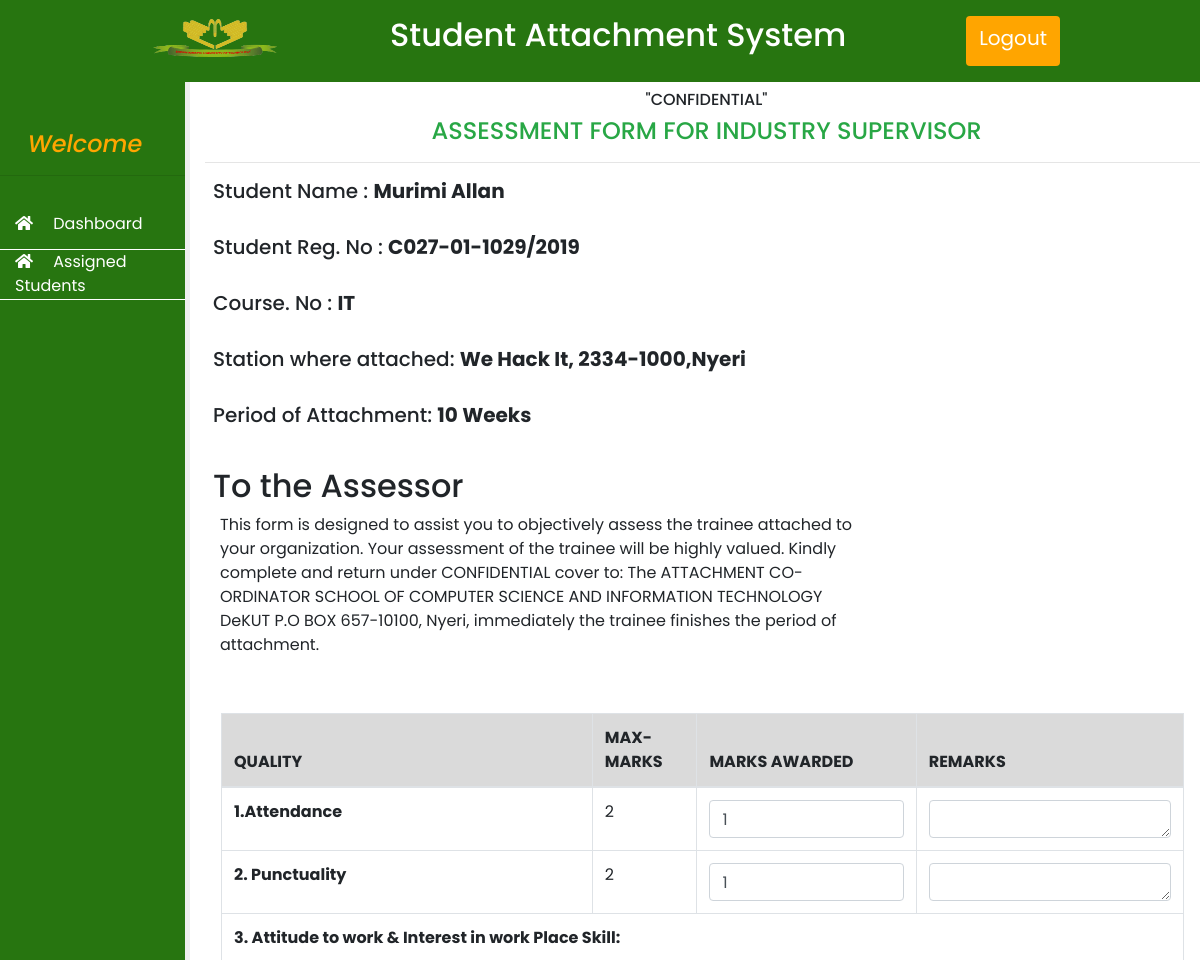
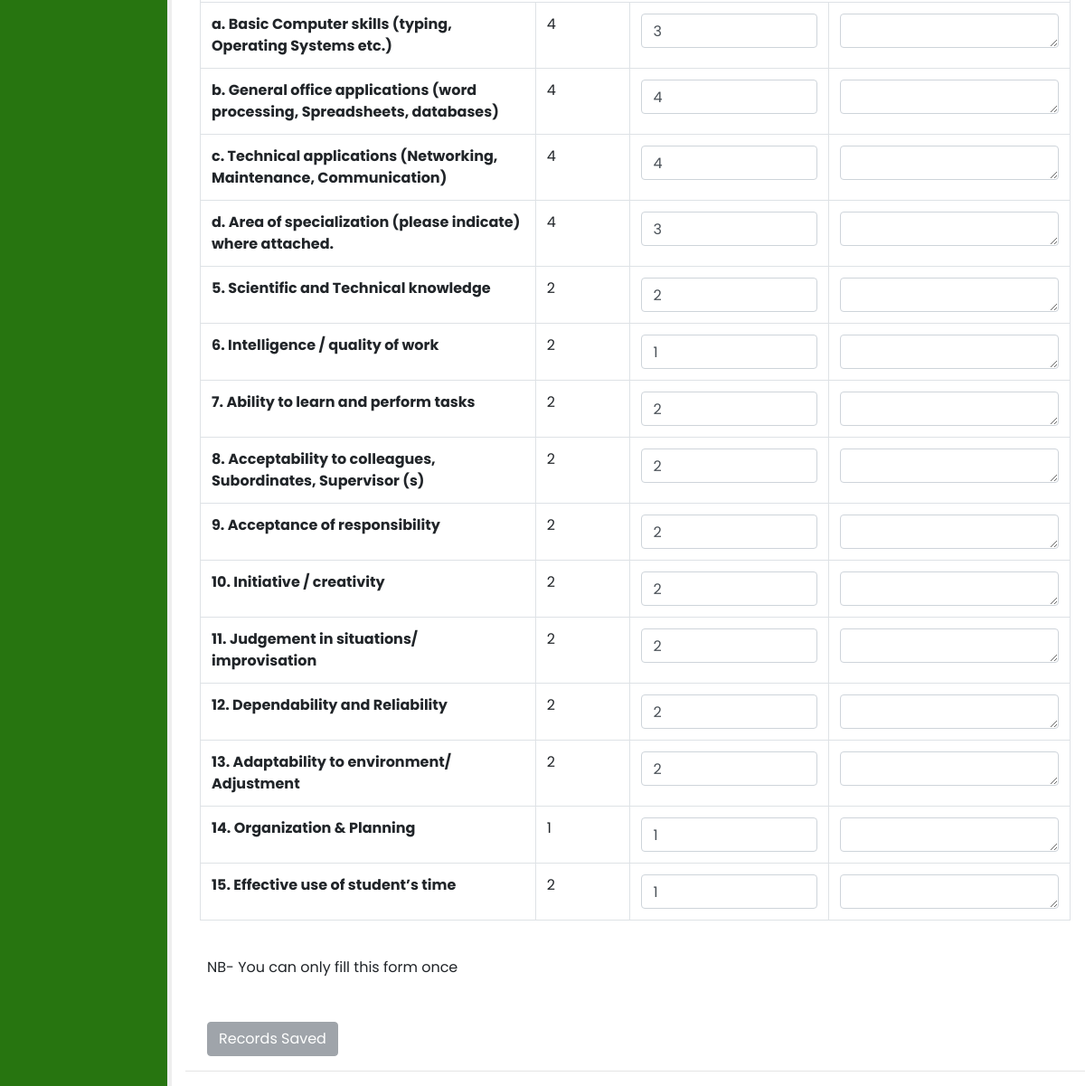
The app's page /users/companysupervisor/assess.php?studentid=344242951 (signed in) with its own data (2 pictures, top to bottom).
### tables this page shows
CREATE TABLE `students` (
  `id` int(11) NOT NULL,
  `uniqueid` varchar(255) NOT NULL,
  `fname` varchar(255) NOT NULL,
  `lname` varchar(255) NOT NULL,
  `regno` varchar(255) NOT NULL,
  `password` varchar(255) NOT NULL,
  `supervisor` varchar(200) NOT NULL DEFAULT '',
  `csupervisor` varchar(200) NOT NULL DEFAULT '',
  `course` varchar(200) NOT NULL,
  `year` int(11) NOT NULL
);

CREATE TABLE `tbl_registered_attachments` (
  `id` int(11) NOT NULL,
  `studentid` varchar(200) NOT NULL,
  `companyname` varchar(200) NOT NULL,
  `companylocation` varchar(200) NOT NULL,
  `companyaddress` varchar(200) NOT NULL,
  `companycontact` varchar(200) NOT NULL,
  `role` varchar(200) NOT NULL,
  `duration` varchar(200) NOT NULL,
  `startdate` date NOT NULL
);

CREATE TABLE `tbl_csupervisor_assess` (
  `id` int(11) NOT NULL,
  `onemarks` int(11) NOT NULL,
  `oneremarks` varchar(255) NOT NULL,
  `twomarks` int(11) NOT NULL,
  `tworemarks` varchar(200) NOT NULL,
  `threeamarks` int(11) NOT NULL,
  `threearemarks` varchar(200) NOT NULL,
  `threebmarks` int(11) NOT NULL,
  `threebremarks` varchar(200) NOT NULL,
  `threecmarks` int(11) NOT NULL,
  `threecremarks` varchar(200) NOT NULL,
  `threedmarks` int(11) NOT NULL,
  `threedremarks` varchar(200) NOT NULL,
  `fivemarks` int(11) NOT NULL,
  `fiveremarks` varchar(200) NOT NULL,
  `sixmarks` int(11) NOT NULL,
  `sixremarks` varchar(200) NOT NULL,
  `sevenmarks` int(11) NOT NULL,
  `sevenremarks` varchar(200) NOT NULL,
  `eightmarks` int(11) NOT NULL,
  `eightremarks` varchar(200) NOT NULL,
  `ninemarks` int(11) NOT NULL,
  `nineremarks` varchar(200) NOT NULL,
  `tenmarks` int(11) NOT NULL,
  `tenremarks` varchar(200) NOT NULL,
  `elevenmarks` int(11) NOT NULL,
  `elevenremarks` varchar(200) NOT NULL,
  `twelvemarks` int(11) NOT NULL,
  `twelveremarks` varchar(200) NOT NULL,
  `thirteenmarks` int(11) NOT NULL,
  `thirteerenmarks` varchar(200) NOT NULL,
  `fourteenmarks` int(11) NOT NULL,
  `fourteenremarks` varchar(200) NOT NULL,
  `fifteenmarks` int(11) NOT NULL,
  `fifteenremarks` varchar(200) NOT NULL,
  `studentid` varchar(200) NOT NULL,
  `csupid` varchar(200) NOT NULL
);

### users/companysupervisor/assess.php (the view, shortened to what this page needs)
<?php
include "includes/config.php";
$studentid = $_GET['studentid'];
$studentres = $conn->query("SELECT * FROM students where uniqueid = '$studentid'");
$compres = $conn->query("SELECT * FROM tbl_registered_attachments where studentid = '$studentid'");
$checkres = $conn->query("SELECT * FROM tbl_csupervisor_assess where studentid = '$studentid'");
$onemarks = "";
$oneremarks = "";
$twomarks = "";
$tworemarks = "";
$threeamarks = "";
$threearemarks = "";
$threebmarks = "";
$threebremarks = "";
$threecmarks = "";
$threecremarks = "";
$threedmarks = "";
$threedremarks = "";
$fivemarks = "";
$fiveremarks = "";
$sixmarks = "";
$sixremarks = "";
$sevenmarks = "";
$sevenremarks = "";
$eightmarks = "";
$eightremarks = "";
$ninemarks = "";
$nineremarks = "";
$tenmarks = "";
$tenremarks = "";
$elevenmarks = "";
$elevenremarks = "";
$twelvemarks = "";
$twelveremarks = "";
$thirteenmarks = "";
$thirteerenmarks = "";
$fourteenmarks = "";
$fourteenremarks = "";
$fifteenmarks = "";
$fifteenremarks = "";
if (mysqli_num_rows($checkres) > 0) {
    $checkarray = mysqli_fetch_assoc($checkres);
    $onemarks = $checkarray['onemarks'];
    $oneremarks = $checkarray['oneremarks'];
    $twomarks = $checkarray['twomarks'];
    $tworemarks = $checkarray['tworemarks'];
    $threeamarks = $checkarray['threeamarks'];
    $threearemarks = $checkarray['threearemarks'];
    $threebmarks = $checkarray['threebmarks'];
    $threebremarks = $checkarray['threebremarks'];
    $threecmarks = $checkarray['threecmarks'];
    $threecremarks = $checkarray['threecremarks'];
    $threedmarks = $checkarray['threedmarks'];
    $threedremarks = $checkarray['threedremarks'];
    $fivemarks = $checkarray['fivemarks'];
    $fiveremarks = $checkarray['fiveremarks'];
    $sixmarks = $checkarray['sixmarks'];
    $sixremarks = $checkarray['sixremarks'];
    $sevenmarks = $checkarray['sevenmarks'];
    $sevenremarks = $checkarray['sevenremarks'];
    $eightmarks = $checkarray['eightmarks'];
    $eightremarks = $checkarray['eightremarks'];
    $ninemarks = $checkarray['ninemarks'];
    $nineremarks = $checkarray['nineremarks'];
    $tenmarks = $checkarray['tenmarks'];
    $tenremarks = $checkarray['tenremarks'];
    $elevenmarks = $checkarray['elevenmarks'];
    $elevenremarks = $checkarray['elevenremarks'];
    $twelvemarks = $checkarray['twelvemarks'];
    $twelveremarks = $checkarray['twelveremarks'];
    $thirteenmarks = $checkarray['thirteenmarks'];
    $thirteerenmarks = $checkarray['thirteerenmarks'];
    $fourteenmarks = $checkarray['fourteenmarks'];
    $fourteenremarks = $checkarray['fourteenremarks'];
    $fifteenmarks = $checkarray['fifteenmarks'];
    $fifteenremarks = $checkarray['fifteenremarks'];
}
?>
<?php include "includes/header.php"; ?>
<section class="content row">
    <?php include "includes/sidebar.php"; ?>
    <div class="col col-sm-12 col-md-8 col-lg-10 main-content">
        <h6 class="my-2 ml-2 text-center">"CONFIDENTIAL"</h6>
        <h4 class="text-success my-2 ml-2 text-center">ASSESSMENT FORM FOR INDUSTRY SUPERVISOR</h4>
        <hr>
        <?php
        if (mysqli_num_rows($studentres) >= 1) :
            $studentarray = mysqli_fetch_assoc($studentres);
            $comparray = mysqli_fetch_assoc($compres);
        ?>
            <div class="m-2">
                <h5>Student Name : <strong><?php echo $studentarray['fname'] . " " . $studentarray['lname'] ?></strong></h5><br>
                <h5>Student Reg. No : <strong><?php echo $studentarray['regno'] ?></strong></h5><br>
                <h5>Course. No : <strong><?php echo $studentarray['course'] ?></strong></h5><br>
                <h5>Station where attached: <strong><?php echo $comparray['companyname'] . ", " . $comparray['companyaddress'] ?></strong></h5><br>
                <h5>Period of Attachment: <strong><?php echo $comparray['duration'] . " Weeks" ?></strong></h5>
            </div>
            <br>
            <h2 class="m-2">To the Assessor</h2>
            <p class="col col-8">This form is designed to assist you to objectively assess the trainee attached to your organization. Your assessment of the trainee will be highly valued. Kindly complete and return under CONFIDENTIAL cover to:
                The ATTACHMENT CO-ORDINATOR SCHOOL OF COMPUTER SCIENCE AND INFORMATION TECHNOLOGY DeKUT P.O BOX 657-10100, Nyeri, immediately the trainee finishes the period of attachment.</p>
            <br>
            <form action="" method="POST" id="assessForm" class="m-3">
                <table class="table table-bordered">
                    <thead>
                        <tr class="table-active">
                            <th>QUALITY</th>
                            <th>MAX- MARKS</th>
                            <th>MARKS AWARDED</th>
                            <th>REMARKS</th>
                        </tr>
                    </thead>
                    <tbody>
                        <tr>
                            <th>1.Attendance</th>
                            <td>2</td>
                            <td><input value="<?php echo $onemarks ?>" name="onemarks" type="number" max="5" class="form-control"></td>
                            <td><textarea name="oneremarks" id="" cols="30" rows="1" class="form-control"><?php echo $oneremarks ?></textarea></td>
                        </tr>
                        <tr>
                            <th>2. Punctuality</th>
                            <td>2</td>
                            <td><input value="<?php echo $twomarks ?>" name="twomarks" type="number" max="5" class="form-control"></td>
                            <td><textarea name="tworemarks" id="" cols="30" rows="1" class="form-control"><?php echo $tworemarks ?></textarea></td>
                        </tr>
                        <tr>
                            <th colspan="9">3. Attitude to work & Interest in work Place Skill:</th>
                        </tr>
                        <tr>
                            <th> a. Basic Computer skills (typing, Operating Systems etc.)</th>
                            <td>4</td>
                            <td><input value="<?php echo $threeamarks ?>" name="threeamarks" type="number" max="5" class="form-control"></td>
                            <td><textarea name="threearemarks" id="" cols="30" rows="1" class="form-control"><?php echo $threearemarks ?></textarea></td>
                        </tr>
                        <tr>
                            <th> b. General office applications (word processing, Spreadsheets, databases)</th>
                            <td>4</td>
                            <td><input value="<?php echo $threebmarks ?>" name="threebmarks" type="number" max="5" class="form-control"></td>
                            <td><textarea name="threebremarks" id="" cols="30" rows="1" class="form-control"><?php echo $threebremarks ?></textarea></td>
                        </tr>
                        <tr>
                            <th> c. Technical applications (Networking, Maintenance, Communication)</th>
                            <td>4</td>
                            <td><input value="<?php echo $threecmarks ?>" name="threecmarks" type="number" max="5" class="form-control"></td>
                            <td><textarea name="threecremarks" id="" cols="30" rows="1" class="form-control"><?php echo $threecremarks ?></textarea></td>
                        </tr>
                        <tr>
                            <th> d. Area of specialization (please indicate) where attached.</th>
                            <td>4</td>
                            <td><input value="<?php echo $threedmarks ?>" name="threedmarks" type="number" max="5" class="form-control"></td>
                            <td><textarea name="threedremarks" id="" cols="30" rows="1" class="form-control"><?php echo $threedremarks ?></textarea></td>
                        </tr>
                        <tr>
                            <th>5. Scientific and Technical knowledge</th>
                            <td>2</td>
                            <td><input value="<?php echo $fivemarks ?>" name="fivemarks" type="number" max="5" class="form-control"></td>
                            <td><textarea name="fiveremarks" id="" cols="30" rows="1" class="form-control"><?php echo $fiveremarks ?></textarea></td>
                        </tr>
                        <tr>
                            <th>6. Intelligence / quality of work</th>
                            <td>2</td>
                            <td><input value="<?php echo $sixmarks ?>" name="sixmarks" type="number" max="5" class="form-control"></td>
                            <td><textarea name="sixremarks" id="" cols="30" rows="1" class="form-control"><?php echo $sixremarks ?></textarea></td>
                        </tr>
                        <tr>
                            <th>7. Ability to learn and perform tasks</th>
                            <td>2</td>
                            <td><input value="<?php echo $sevenmarks ?>" name="sevenmarks" type="number" max="5" class="form-control"></td>
                            <td><textarea name="sevenremarks" id="" cols="30" rows="1" class="form-control"><?php echo $sevenremarks ?></textarea></td>
                        </tr>
                        <tr>
                            <th>8. Acceptability to colleagues, Subordinates, Supervisor (s)</th>
                            <td>2</td>
                            <td><input value="<?php echo $eightmarks ?>" name="eightmarks" type="number" max="5" class="form-control"></td>
                            <td><textarea name="eightremarks" id="" cols="30" rows="1" class="form-control"><?php echo $eightremarks ?></textarea></td>
                        </tr>
                        <tr>
                            <th>9. Acceptance of responsibility</th>
                            <td>2</td>
                            <td><input value="<?php echo $ninemarks ?>" name="ninemarks" type="number" max="5" class="form-control"></td>
                            <td><textarea name="nineremarks" id="" cols="30" rows="1" class="form-control"><?php echo $nineremarks ?></textarea></td>
                        </tr>
                        <tr>
                            <th>10. Initiative / creativity</th>
                            <td>2</td>
                            <td><input value="<?php echo $tenmarks ?>" name="tenmarks" type="number" max="5" class="form-control"></td>
                            <td><textarea name="tenremarks" id="" cols="30" rows="1" class="form-control"><?php echo $tenremarks ?></textarea></td>
                        </tr>
                        <tr>
                            <th>11. Judgement in situations/ improvisation</th>
                            <td>2</td>
                            <td><input value="<?php echo $elevenmarks ?>" name="elevenmarks" type="number" max="5" class="form-control"></td>
                            <td><textarea name="elevenremarks" id="" cols="30" rows="1" class="form-control"><?php echo $elevenremarks ?></textarea></td>
                        </tr>
                        <tr>
                            <th>12. Dependability and Reliability</th>
                            <td>2</td>
                            <td><input value="<?php echo $twelvemarks ?>" name="twelvemarks" type="number" max="5" class="form-control"></td>
                            <td><textarea name="twelveremarks" id="" cols="30" rows="1" class="form-control"><?php echo $twelveremarks ?></textarea></td>
                        </tr>
                        <tr>
                            <th>13. Adaptability to environment/ Adjustment</th>
                            <td>2</td>
                            <td><input value="<?php echo $thirteenmarks ?>" name="thirteenmarks" type="number" max="5" class="form-control"></td>
                            <td><textarea name="thirteerenmarks" id="" cols="30" rows="1" class="form-control"><?php echo $thirteerenmarks ?></textarea></td>
                        </tr>
                        <tr>
                            <th>14. Organization & Planning</th>
                            <td>1</td>
                            <td><input value="<?php echo $fourteenmarks ?>" name="fourteenmarks" type="number" max="5" class="form-control"></td>
                            <td><textarea name="fourteenremarks" id="" cols="30" rows="1" class="form-control"><?php echo $fourteenremarks ?></textarea></td>
                        </tr>
                        <tr>
                            <th>15. Effective use of student’s time</th>
                            <td>2</td>
                            <td><input value="<?php echo $fifteenmarks ?>" name="fifteenmarks" type="number" max="5" class="form-control"></td>
                            <td><textarea name="fifteenremarks" id="" cols="30" rows="1" class="form-control"><?php echo $fifteenremarks ?></textarea></td>
                        </tr>
                    </tbody>
                </table>
                <br>
                <p class="ml-2">NB- You can only fill this form once</p>
                <br>
                <div class="m-2">
                    <?php if (mysqli_num_rows($checkres) > 0) : ?>
                        <button id="" type="button" class="btn btn-secondary" disabled>Records Saved</button>
                    <?php else : ?>
                        <button id="saveBtn" type="submit" class="btn btn-primary">Save</button>
                    <?php endif ?>
                </div>
            </form>
            <hr>
        <?php else : ?>
            <h4>No student found with given ID</h4>
        <?php endif ?>
    </div>
</section>
</body>
</html>

### users/companysupervisor/css/index.css (style rules this page uses)
* { margin: 0; padding: 0; box-sizing: border-box; text-decoration: none; font-family: "Poppins", sans-serif; }
body { min-height: 100vh; background: #f7f7f7; overflow-x: hidden; }
.sidebar, .main-content { background-color: #fff; min-height: 98vh; }

### users/companysupervisor/css/login.css (style rules this page uses)
*, a:hover { text-decoration: none; }

### records on screen
students: fname "Murimi", lname "Allan", regno "C027-01-1029/2019", course "IT"
tbl_registered_attachments: companyname "We Hack It", companyaddress "2334-1000,Nyeri", duration "10"
tbl_csupervisor_assess: onemarks "1", twomarks "1", threeamarks "3", threebmarks "4", threecmarks "4", threedmarks "3", fivemarks "2", sixmarks "1", sevenmarks "2", eightmarks "2", ninemarks "2", tenmarks "2", elevenmarks "2", twelvemarks "2", thirteenmarks "2", fourteenmarks "1", fifteenmarks "1"
